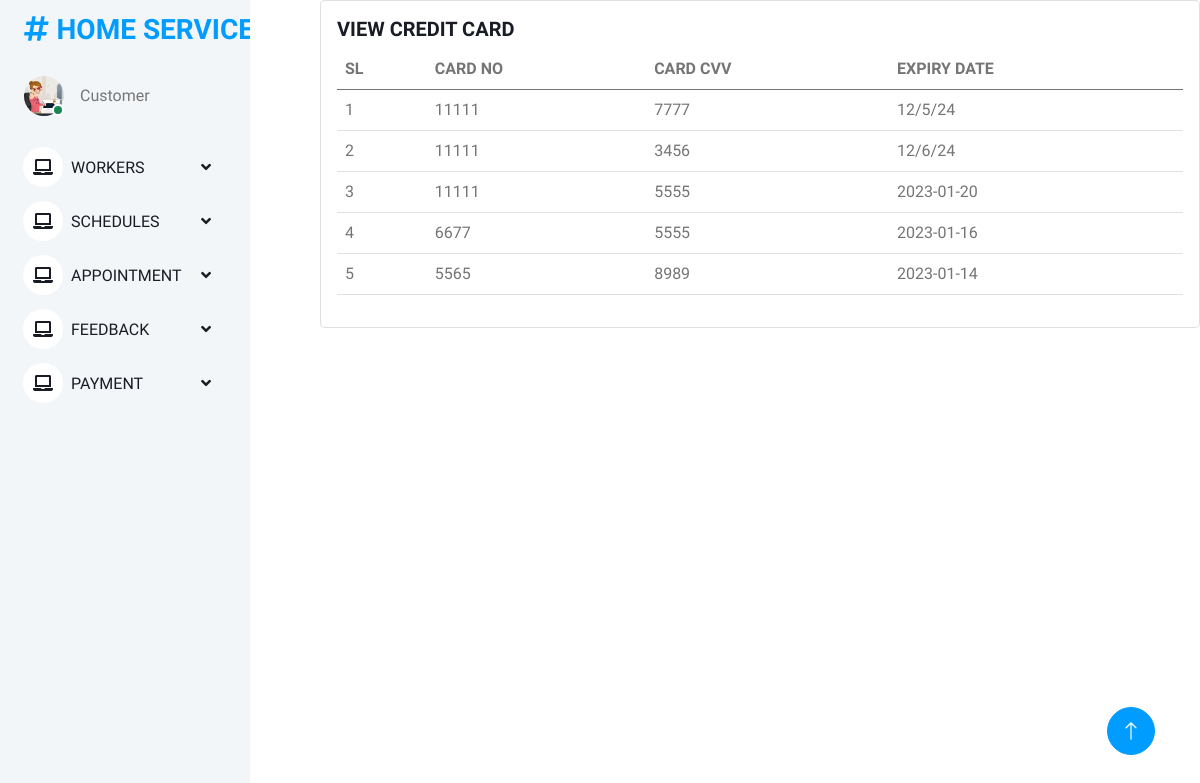
The page /view_creditcard_details on the database its author committed.
### onlinehomeservice_app/models.py (models this page shows)
class CreditCard(models.Model):
        card_no = models.CharField(max_length=30)
        card_cvv = models.CharField(max_length=30)
        expiry_date = models.CharField(max_length=200)

### onlinehomeservice_app/views.py (the view)
# urls.py: path("view_creditcard_details", views.view_creditcard_details, name="view_creditcard_details"),
def view_creditcard_details(request):
    a = CreditCard.objects.all()
    print(a)
    return render(request,'customer/view_creditcard_details.html',{'a':a})

### templates/customer/view_creditcard_details.html (shortened to what this page needs)
{% extends "customer/customerbase.html" %}
{% block content %}
<div class="card" style="width: 55rem;">
  <div class="card-body">
    <h5 class="card-title">VIEW CREDIT CARD</h5>
 <table class="table">
  <thead>
    <tr>
        <th scope="col">SL</th>
        <th scope="col">CARD NO</th>
      <th scope="col">CARD CVV</th>
      <th scope="col">EXPIRY DATE</th>
    </tr>
  </thead>
       <tbody>
  {% for i in a %}
  <tr>
    <td>{{forloop.counter}}</td>
    <td>{{i.card_no}}</td>
      <td>{{i.card_cvv}}</td>
    <td>{{i.expiry_date}}</td>
  </tr>
            {% endfor %}
  </tbody>
 </table>
{% endblock %}

### static/assets1/css/style.css (style rules this page uses)
:root { --primary: #009CFF; --light: #F3F6F9; --dark: #191C24; }

### rows shown on the page
CreditCard: card_no "11111", card_cvv "7777", expiry_date "12/5/24"
CreditCard: card_no "11111", card_cvv "3456", expiry_date "12/6/24"
CreditCard: card_no "11111", card_cvv "5555", expiry_date "2023-01-20"
CreditCard: card_no "6677", card_cvv "5555", expiry_date "2023-01-16"
CreditCard: card_no "5565", card_cvv "8989", expiry_date "2023-01-14"
